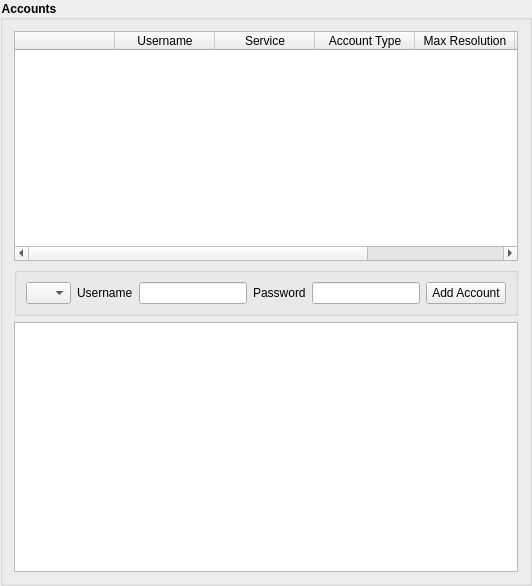
             <widget class="QGroupBox" name="groupbox_accounts_3">
              <property name="styleSheet">
               <string notr="true">QGroupBox { font-weight: bold; }</string>
              </property>
              <property name="title">
               <string>Accounts</string>
              </property>
              <property name="flat">
               <bool>true</bool>
              </property>
              <layout class="QVBoxLayout" name="verticalLayout_18">
               <item>
                <widget class="QTableWidget" name="tbl_sessions">
                 <property name="minimumSize">
                  <size>
                   <width>0</width>
                   <height>230</height>
                  </size>
                 </property>
                 <property name="frameShape">
                  <enum>QFrame::StyledPanel</enum>
                 </property>
                 <property name="editTriggers">
                  <set>QAbstractItemView::NoEditTriggers</set>
                 </property>
                 <property name="selectionMode">
                  <enum>QAbstractItemView::SingleSelection</enum>
                 </property>
                 <property name="selectionBehavior">
                  <enum>QAbstractItemView::SelectRows</enum>
                 </property>
                 <property name="showGrid">
                  <bool>true</bool>
                 </property>
                 <property name="sortingEnabled">
                  <bool>true</bool>
                 </property>
                 <attribute name="horizontalHeaderCascadingSectionResizes">
                  <bool>false</bool>
                 </attribute>
                 <attribute name="horizontalHeaderMinimumSectionSize">
                  <number>0</number>
                 </attribute>
                 <attribute name="horizontalHeaderDefaultSectionSize">
                  <number>100</number>
                 </attribute>
                 <attribute name="horizontalHeaderStretchLastSection">
                  <bool>true</bool>
                 </attribute>
                 <attribute name="verticalHeaderVisible">
                  <bool>false</bool>
                 </attribute>
                 <column>
                  <property name="text">
                   <string/>
                  </property>
                  <property name="textAlignment">
                   <set>AlignTrailing|AlignTop</set>
                  </property>
                 </column>
                 <column>
                  <property name="text">
                   <string>Username</string>
                  </property>
                 </column>
                 <column>
                  <property name="text">
                   <string>Service</string>
                  </property>
                 </column>
                 <column>
                  <property name="text">
                   <string>Account Type</string>
                  </property>
                 </column>
                 <column>
                  <property name="text">
                   <string>Max Resolution</string>
                  </property>
                 </column>
                 <column>
                  <property name="text">
                   <string>Status</string>
                  </property>
                 </column>
                 <column>
                  <property name="text">
                   <string>Action</string>
                  </property>
                 </column>
                </widget>
               </item>
               <item>
                <widget class="QGroupBox" name="group_login_form_3">
                 <property name="minimumSize">
                  <size>
                   <width>0</width>
                   <height>0</height>
                  </size>
                 </property>
                 <property name="title">
                  <string/>
                 </property>
                 <property name="flat">
                  <bool>false</bool>
                 </property>
                 <layout class="QHBoxLayout" name="horizontalLayout_50">
                  <item>
                   <widget class="QComboBox" name="login_service">
                    <property name="maximumSize">
                     <size>
                      <width>45</width>
                      <height>45</height>
                     </size>
                    </property>
                   </widget>
                  </item>
                  <item>
                   <widget class="QLabel" name="login_username_label">
                    <property name="text">
                     <string>Username</string>
                    </property>
                   </widget>
                  </item>
                  <item>
                   <widget class="QLineEdit" name="login_username">
                    <property name="sizePolicy">
                     <sizepolicy hsizetype="Expanding" vsizetype="Fixed">
                      <horstretch>0</horstretch>
                      <verstretch>0</verstretch>
                     </sizepolicy>
                    </property>
                    <property name="minimumSize">
                     <size>
                      <width>0</width>
                      <height>0</height>
                     </size>
                    </property>
                    <property name="text">
                     <string/>
                    </property>
                   </widget>
                  </item>
                  <item>
                   <widget class="QLabel" name="login_password_label">
                    <property name="text">
                     <string>Password</string>
                    </property>
                   </widget>
                  </item>
                  <item>
                   <widget class="QLineEdit" name="login_password">
                    <property name="sizePolicy">
                     <sizepolicy hsizetype="Expanding" vsizetype="Fixed">
                      <horstretch>0</horstretch>
                      <verstretch>0</verstretch>
                     </sizepolicy>
                    </property>
                    <property name="minimumSize">
                     <size>
                      <width>0</width>
                      <height>0</height>
                     </size>
                    </property>
                    <property name="text">
                     <string/>
                    </property>
                   </widget>
                  </item>
                  <item>
                   <widget class="QPushButton" name="btn_login_add">
                    <property name="maximumSize">
                     <size>
                      <width>16777215</width>
                      <height>45</height>
                     </size>
                    </property>
                    <property name="text">
                     <string>Add Account</string>
                    </property>
                   </widget>
                  </item>
                 </layout>
                </widget>
               </item>
               <item>
                <widget class="QTextEdit" name="lb_generic_extractors">
                 <property name="minimumSize">
                  <size>
                   <width>0</width>
                   <height>250</height>
                  </size>
                 </property>
                 <property name="readOnly">
                  <bool>true</bool>
                 </property>
                </widget>
               </item>
              </layout>
             </widget>
